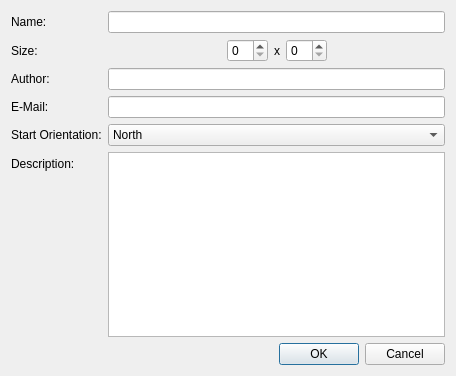
<?xml version="1.0" encoding="UTF-8"?>
<ui version="4.0">
 <class>BoardDetails</class>
 <widget class="QDialog" name="BoardDetails">
  <property name="geometry">
   <rect>
    <x>0</x>
    <y>0</y>
    <width>456</width>
    <height>376</height>
   </rect>
  </property>
  <property name="windowTitle">
   <string>Dialog</string>
  </property>
  <layout class="QVBoxLayout" name="verticalLayout">
   <item>
    <layout class="QFormLayout" name="formLayout">
     <item row="2" column="1">
      <layout class="QHBoxLayout" name="horizontalLayout">
       <item>
        <spacer name="horizontalSpacer">
         <property name="orientation">
          <enum>Qt::Horizontal</enum>
         </property>
         <property name="sizeHint" stdset="0">
          <size>
           <width>40</width>
           <height>20</height>
          </size>
         </property>
        </spacer>
       </item>
       <item>
        <widget class="QSpinBox" name="widthEdit"/>
       </item>
       <item>
        <widget class="QLabel" name="label_6">
         <property name="text">
          <string>x</string>
         </property>
        </widget>
       </item>
       <item>
        <widget class="QSpinBox" name="heightEdit"/>
       </item>
       <item>
        <spacer name="horizontalSpacer_2">
         <property name="orientation">
          <enum>Qt::Horizontal</enum>
         </property>
         <property name="sizeHint" stdset="0">
          <size>
           <width>40</width>
           <height>20</height>
          </size>
         </property>
        </spacer>
       </item>
      </layout>
     </item>
     <item row="3" column="0">
      <widget class="QLabel" name="label_2">
       <property name="text">
        <string>Author:</string>
       </property>
       <property name="buddy">
        <cstring>authorEdit</cstring>
       </property>
      </widget>
     </item>
     <item row="5" column="0">
      <widget class="QLabel" name="label_3">
       <property name="text">
        <string>E-Mail:</string>
       </property>
       <property name="buddy">
        <cstring>emailEdit</cstring>
       </property>
      </widget>
     </item>
     <item row="7" column="0">
      <widget class="QLabel" name="label_4">
       <property name="text">
        <string>Description:</string>
       </property>
       <property name="buddy">
        <cstring>descriptionEdit</cstring>
       </property>
      </widget>
     </item>
     <item row="7" column="1">
      <widget class="QPlainTextEdit" name="descriptionEdit"/>
     </item>
     <item row="5" column="1">
      <widget class="QLineEdit" name="emailEdit"/>
     </item>
     <item row="3" column="1">
      <widget class="QLineEdit" name="authorEdit"/>
     </item>
     <item row="2" column="0">
      <widget class="QLabel" name="label_5">
       <property name="text">
        <string>Size:</string>
       </property>
       <property name="buddy">
        <cstring>widthEdit</cstring>
       </property>
      </widget>
     </item>
     <item row="1" column="1">
      <widget class="QLineEdit" name="nameEdit"/>
     </item>
     <item row="1" column="0">
      <widget class="QLabel" name="label">
       <property name="text">
        <string>Name:</string>
       </property>
       <property name="buddy">
        <cstring>nameEdit</cstring>
       </property>
      </widget>
     </item>
     <item row="6" column="0">
      <widget class="QLabel" name="labelOrientation">
       <property name="text">
        <string>Start Orientation:</string>
       </property>
      </widget>
     </item>
     <item row="6" column="1">
      <widget class="QComboBox" name="startOrientation">
       <item>
        <property name="text">
         <string>North</string>
        </property>
       </item>
       <item>
        <property name="text">
         <string>East</string>
        </property>
       </item>
       <item>
        <property name="text">
         <string>South</string>
        </property>
       </item>
       <item>
        <property name="text">
         <string>West</string>
        </property>
       </item>
      </widget>
     </item>
    </layout>
   </item>
   <item>
    <widget class="QDialogButtonBox" name="buttonBox">
     <property name="orientation">
      <enum>Qt::Horizontal</enum>
     </property>
     <property name="standardButtons">
      <set>QDialogButtonBox::Cancel|QDialogButtonBox::Ok</set>
     </property>
    </widget>
   </item>
  </layout>
 </widget>
 <resources/>
 <connections>
  <connection>
   <sender>buttonBox</sender>
   <signal>accepted()</signal>
   <receiver>BoardDetails</receiver>
   <slot>accept()</slot>
   <hints>
    <hint type="sourcelabel">
     <x>248</x>
     <y>254</y>
    </hint>
    <hint type="destinationlabel">
     <x>157</x>
     <y>274</y>
    </hint>
   </hints>
  </connection>
  <connection>
   <sender>buttonBox</sender>
   <signal>rejected()</signal>
   <receiver>BoardDetails</receiver>
   <slot>reject()</slot>
   <hints>
    <hint type="sourcelabel">
     <x>316</x>
     <y>260</y>
    </hint>
    <hint type="destinationlabel">
     <x>286</x>
     <y>274</y>
    </hint>
   </hints>
  </connection>
 </connections>
</ui>
